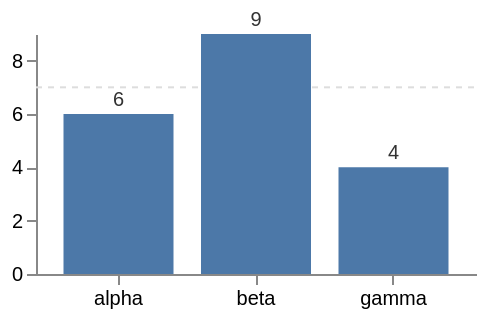

The Vega-Lite source for this figure:
### Vega specification from a JSON file in a GitHub repository (floating-point values rounded to 4 significant figures)
{"$schema": "https://vega.github.io/schema/vega/v6.json", "description": "What a screen reader is told about a mark rather than about one of its items. A description on the mark names the whole series and is heard once, on the container upstream draws every item inside; aria false takes a decorative mark out of the tree altogether. The item channels are here too: a description on the bars, and an ariaRole and ariaRoleDescription that override what the container would have said about each one.", "width": 220, "height": 120, "padding": 5, "background": "white", "data": [{"name": "t", "values": [{"c": "alpha", "v": 6}, {"c": "beta", "v": 9}, {"c": "gamma", "v": 4}]}], "scales": [{"name": "x", "type": "band", "domain": {"data": "t", "field": "c"}, "range": "width", "padding": 0.2}, {"name": "y", "type": "linear", "domain": {"data": "t", "field": "v"}, "range": "height", "nice": true, "zero": true}], "axes": [{"orient": "bottom", "scale": "x"}, {"orient": "left", "scale": "y", "tickCount": 4}], "marks": [{"type": "rule", "aria": false, "encode": {"enter": {"x": {"value": 0}, "x2": {"signal": "width"}, "y": {"scale": "y", "value": 7}, "stroke": {"value": "#dddddd"}, "strokeDash": {"value": [3, 3]}}}}, {"type": "rect", "name": "bars", "description": "Revenue by product line", "from": {"data": "t"}, "encode": {"enter": {"x": {"scale": "x", "field": "c"}, "width": {"scale": "x", "band": 1}, "y": {"scale": "y", "field": "v"}, "y2": {"scale": "y", "value": 0}, "fill": {"value": "#4c78a8"}, "description": {"signal": "datum.c + ' at ' + datum.v"}, "ariaRole": {"value": "graphics-symbol"}, "ariaRoleDescription": {"value": "bar"}}}}, {"type": "text", "description": "Value labels", "from": {"data": "t"}, "encode": {"enter": {"x": {"scale": "x", "field": "c", "band": 0.5}, "y": {"scale": "y", "field": "v", "offset": -4}, "text": {"field": "v"}, "align": {"value": "center"}, "fontSize": {"value": 10}, "fill": {"value": "#333333"}}}}]}
